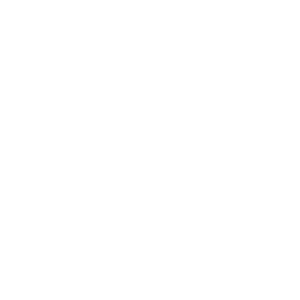
Frame 1 (no input)
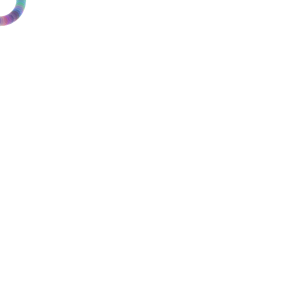
Frame 60 (the mouse pressed at the canvas centre just before this capture)
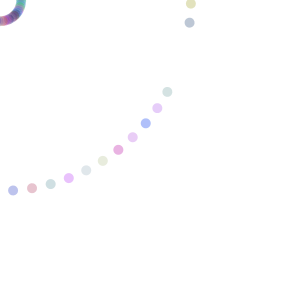
Frame 120 (the mouse held since frame 60 and released just before this capture)

The Processing sketch that drew these frames (run headless with seeded random() and noise(); from frame 60 on, the mouse is pressed at the canvas centre):

// Processing sketch: processing_64297
// ── processing_64297.pde

float angle = 0.0;
void setup() {
size(300, 300);
smooth();
noStroke();
background(255);
}
void draw() {
rotate(angle);
translate(mouseX, mouseY);
fill(random(200),random(200),random(255),80);
ellipse(-15, -15, 10, 10);
angle += 0.1;
}
